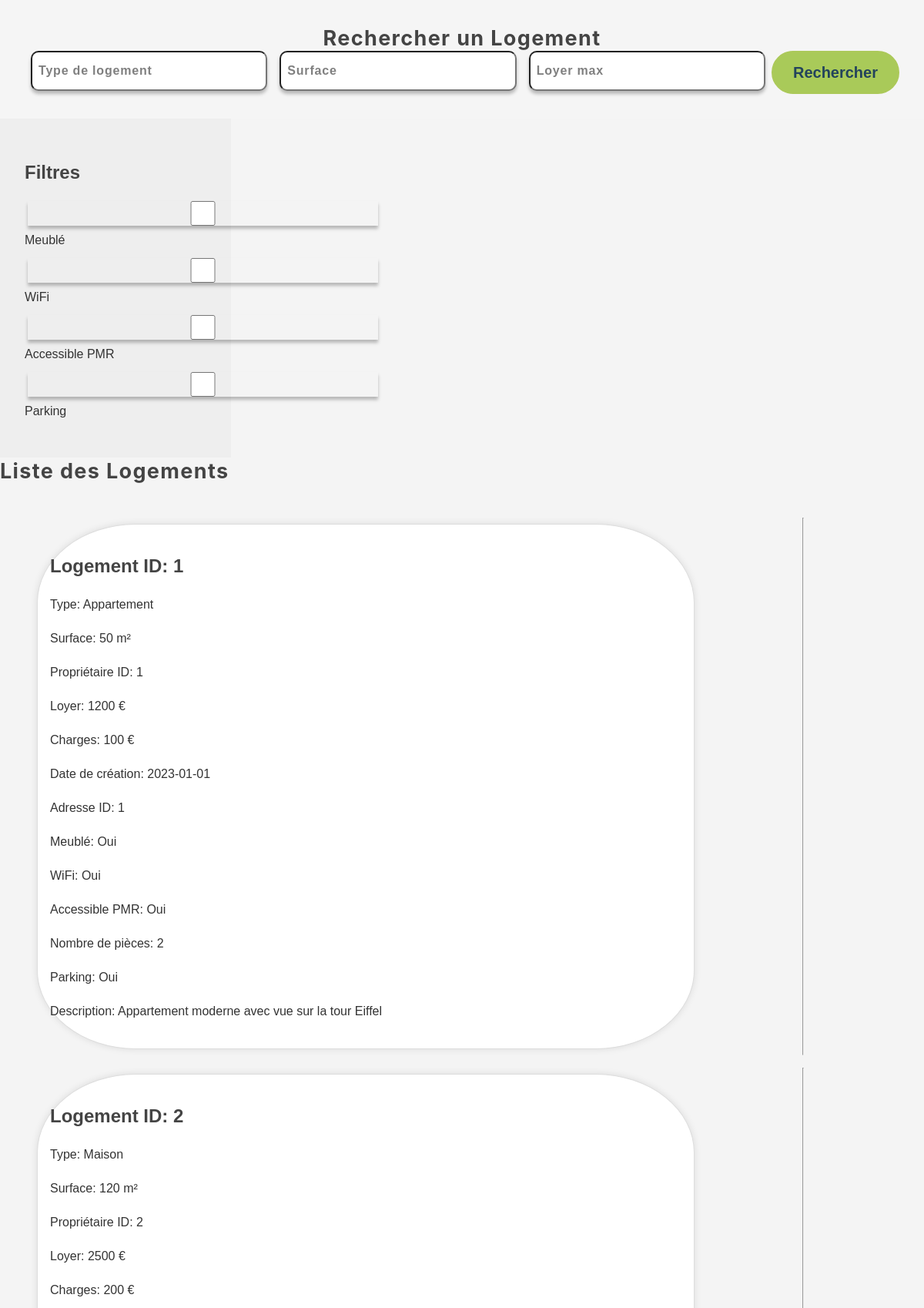
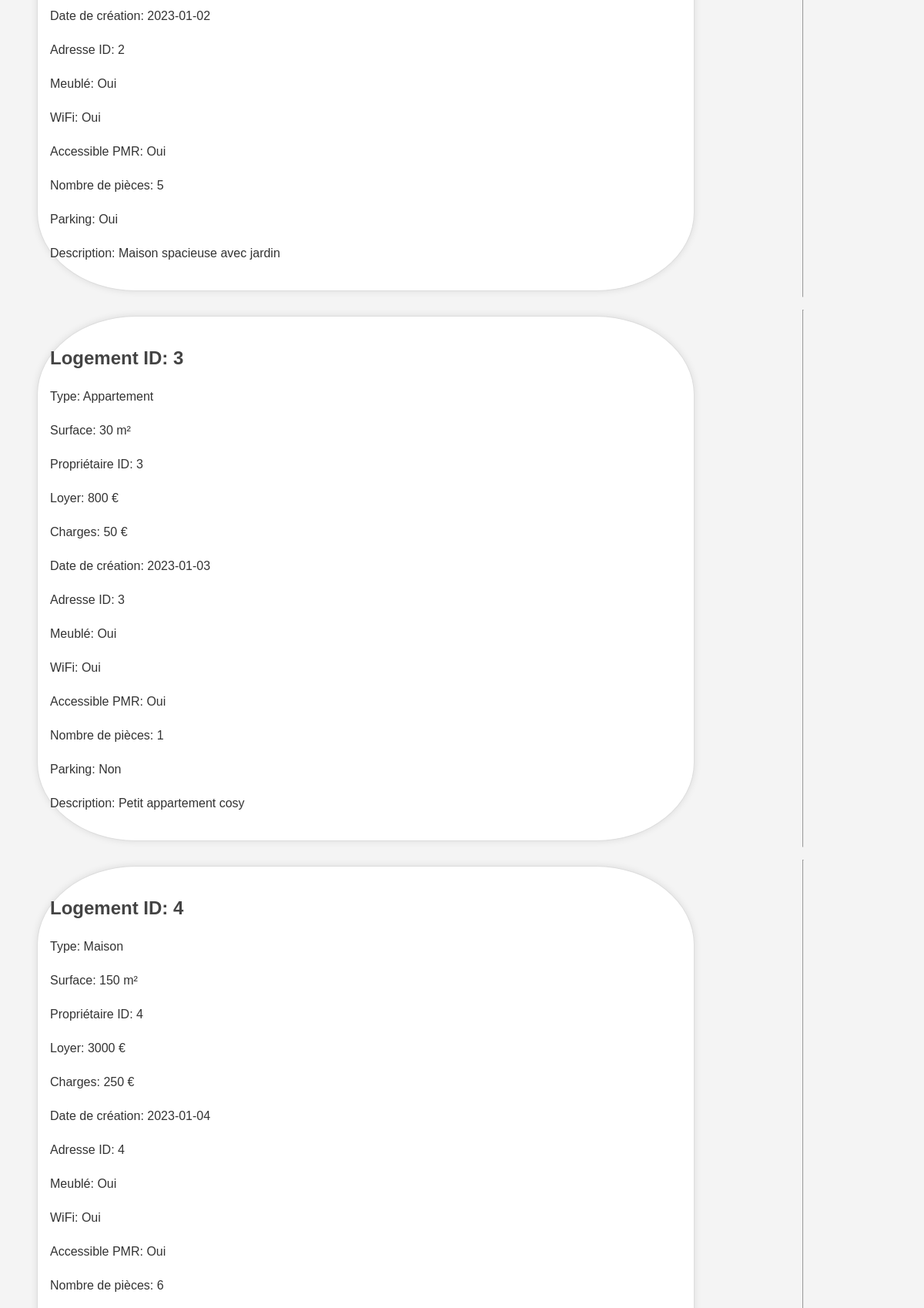
The page / (upper part) on the database its author committed (2 pictures, top to bottom).
### tables this page shows
CREATE TABLE Logement (
    id INT PRIMARY KEY AUTO_INCREMENT,
    type VARCHAR(255) NOT NULL,
    surface INT NOT NULL,
    proprietaire INT NOT NULL,
    loyer INT NOT NULL,
    charges INT NOT NULL,
    creer_a DATE NOT NULL,
    adresse INT NOT NULL,
    est_meuble BOOLEAN NOT NULL,
    a_WIFI BOOLEAN NOT NULL,
    est_accessible_PMR BOOLEAN NOT NULL,
    nb_pieces INT NOT NULL,
    a_parking BOOLEAN NOT NULL,
    description TEXT NOT NULL,
    FOREIGN KEY (proprietaire) REFERENCES Personne(id)
);

### Controllers/Controller_pagelogement.php (called while the page is built)
<?php
class Controller_pagelogement extends Controller {
    public function action_default() {
        $this->action_pagelogement();
    }
    public function action_pagelogement() {
        $model = Model::getModel();
        $logements = $model->selectAllFromTable('Logement');
        $data = ["logements" => $logements];
        $this->render("pagelogement", $data);
    }
}
?>

### Models/Model.php (called while the page is built, shortened)
<?php
class Model {
    private $db;
    private static $instance = null;
    private function __construct() {
        $this->db = new PDO('mysql:host=localhost;dbname=aidappart', 'root', '');
        $this->db->setAttribute(PDO::ATTR_ERRMODE, PDO::ERRMODE_EXCEPTION);
        $this->db->query("SET NAMES 'utf8'");
    }
    public static function getModel() {
        if (self::$instance === null) {
            self::$instance = new self();
        }
        return self::$instance;
    }
    public function selectAllFromTable($table) {
        $stmt = $this->db->query("SELECT * FROM " . $table);
        return $stmt->fetchAll(PDO::FETCH_ASSOC);
    }
}
?>

### Views/view_pagelogement.php (the view, shortened to what this page needs)
<!DOCTYPE html>
<html lang="en">
<head>
    <link rel="stylesheet" href="Content/css/pagelogement.css">
    <link rel="stylesheet" href="Content/css/index.css">
</head>
<body>
    <div class="search-selection">
        <h1>Rechercher un Logement</h1>
        <div class="search-bar">
            <input type="text" placeholder="Type de logement">
            <input type="text" placeholder="Surface">
            <input type="text" placeholder="Loyer max">
            <button>Rechercher</button>
        </div>
    </div>
    <div class="filters">
        <h2>Filtres</h2>
        <ul>
            <li><input type="checkbox"> Meublé</li>
            <li><input type="checkbox"> WiFi</li>
            <li><input type="checkbox"> Accessible PMR</li>
            <li><input type="checkbox"> Parking</li>
        </ul>
    </div>
    <h1>Liste des Logements</h1>
    <div class="listings">
    <?php foreach ($logements as $logement): ?>
        <div class="listing">
            <h2>Logement ID: <?php echo $logement['id']; ?></h2>
            <p>Type: <?php echo $logement['type']; ?></p>
            <p>Surface: <?php echo $logement['surface']; ?> m²</p>
            <p>Propriétaire ID: <?php echo $logement['proprietaire']; ?></p>
            <p>Loyer: <?php echo $logement['loyer']; ?> €</p>
            <p>Charges: <?php echo $logement['charges']; ?> €</p>
            <p>Date de création: <?php echo $logement['creer_a']; ?></p>
            <p>Adresse ID: <?php echo $logement['adresse']; ?></p>
            <p>Meublé: <?php echo $logement['est_meuble'] ? 'Oui' : 'Non'; ?></p>
            <p>WiFi: <?php echo $logement['a_WIFI'] ? 'Oui' : 'Non'; ?></p>
            <p>Accessible PMR: <?php echo $logement['est_accessible_PMR'] ? 'Oui' : 'Non'; ?></p>
            <p>Nombre de pièces: <?php echo $logement['nb_pieces']; ?></p>
            <p>Parking: <?php echo $logement['a_parking'] ? 'Oui' : 'Non'; ?></p>
            <p>Description: <?php echo $logement['description']; ?></p>
        </div>
        <hr>
    <?php endforeach; ?>
    </div>
</body>
</html>

### index.php (shortened to what this page needs)
<?php
require_once "Models/Model.php";
require_once "Controllers/Controller.php";
$controllers = ["inscription","pagelogement"];
$controller_default = "pagelogement";
if (isset($_GET['controller']) and in_array($_GET['controller'], $controllers)) {
    $nom_controller = $_GET['controller'];
} else {
    $nom_controller = $controller_default;
}
$nom_classe = 'Controller_' . $nom_controller;
$nom_fichier = 'Controllers/' . $nom_classe . '.php';
if (is_readable($nom_fichier)) {
    new $nom_classe();
} else {
    die("Error 404: not found!");
}

### Controllers/Controller.php (shortened to what this page needs)
<?php
abstract class Controller
{
    public function __construct()
    {
        if (isset($_GET['action']) and method_exists($this, "action_" . $_GET["action"])) {
            $action = "action_" . $_GET["action"];
            $this->$action();
        } else {
            $this->action_default();
        }
    }
    protected function render($vue, $data = [])
    {
        extract($data);
        $file_name = "Views/view_" . $vue . '.php';
        if (file_exists($file_name)) {
            include $file_name;
        } else {
            $this->action_error("La vue n'existe pas !");
        }
        die();
    }
}

### Content/css/pagelogement.css (style rules this page uses)
body { font-family: Arial, sans-serif; margin: 0; padding: 0; box-sizing: border-box; }
.search-selection { padding: 2em; background-color: #f5f5f5; text-align: center; }
.search-selection h1 { margin-bottom: 0.5em; }
.search-selection .search-bar { display: flex; justify-content: center; margin-top: 1em; }
.search-selection .search-bar input { margin:0 0.5em; padding: 0.5em; font-size: 1em; }
.filters { padding: 2em; background-color: #eee; max-width: calc(25% - 4em); }
.filters h2 { margin-bottom: 0.5em; }
.filters ul { list-style: none; padding: 0; }
.filters ul li { margin-bottom: 0.5em; }
.listings { padding: 2em; display: flex; flex-wrap: wrap; justify-content: space-around; }
.listing { background-color: #fff; border: 1px solid #ddd; margin: 1em; padding: 1em; width: calc(75% - 2em); box-shadow: 0 0 10px rgba(0,0,0,0.1); border-radius: 15%; }

### Content/css/index.css (style rules this page uses)
:root { --primary-color: #0066cc; --secondary-color: #005bb5; --blue: #23435C; --green: #A9CA59; --bleu-claire:#DFEFFC; --degrader-vert: linear-gradient(180deg, rgba(171, 201, 89, 0.5) 23.5%, rgba(255, 255, 255, 0.5) 100%); --degrader-gris: linear-gradient(180deg, rgba(255, 255, 255, 0.5) 23.5%, rgba(2, 0, 0, 0) 100%); }
body { font-size: 16px; line-height: 1.5; color: #333; background-color: #f4f4f4; margin: 0; background-repeat: no-repeat; background-size: cover; }
h1, h2, h3, h4, h5, h6 { margin-bottom: 20px; color: #444; }
h1 { font-family: 'Inter'; font-style: normal; font-weight: 700; font-size: 27px; letter-spacing: 0.05em; line-height: 0; }
p { margin-bottom: 20px; }
button { box-sizing: border-box; padding: 25px; background: var(--green); color: var(--blue); border: 3px solid #ABC959; border-radius: 90px; font-style: normal; font-size: 20px; line-height: 0; font-weight: 700; }
input { width: 455px; height: 32px; box-shadow: 0 4px 4px rgba(0, 0, 0, 0.25); border-radius: 10px; padding: 10px; }
input::placeholder { font-style: normal; font-weight: 900; font-size: 16px; line-height: 1.5px; letter-spacing: 0.05em; color: rgba(0, 0, 0, 0.50); }

### rows shown on the page
logement: id "1", type "Appartement", surface "50", proprietaire "1", loyer "1200", charges "100", creer_a "2023-01-01", adresse "1", est_meuble "Oui", a_WIFI "Oui", est_accessible_PMR "Oui", nb_pieces "2", a_parking "Oui", description "Appartement moderne avec vue sur la tour Eiffel"
logement: id "2", type "Maison", surface "120", proprietaire "2", loyer "2500", charges "200", creer_a "2023-01-02", adresse "2", est_meuble "Oui", a_WIFI "Oui", est_accessible_PMR "Oui", nb_pieces "5", a_parking "Oui", description "Maison spacieuse avec jardin"
logement: id "3", type "Appartement", surface "30", proprietaire "3", loyer "800", charges "50", creer_a "2023-01-03", adresse "3", est_meuble "Oui", a_WIFI "Oui", est_accessible_PMR "Oui", nb_pieces "1", a_parking "Non", description "Petit appartement cosy"
logement: id "4", type "Maison", surface "150", proprietaire "4", loyer "3000", charges "250", creer_a "2023-01-04", adresse "4", est_meuble "Oui", a_WIFI "Oui", est_accessible_PMR "Oui", nb_pieces "6"
